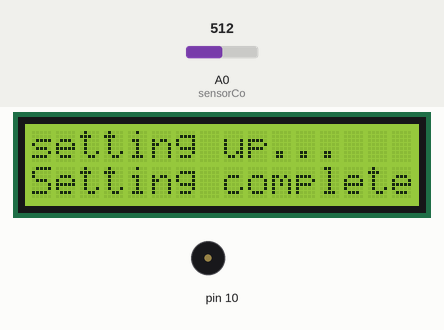
A sketch run on a simulated Arduino Uno, built with avr-gcc and run on an emulated ATmega328P. On the bench: 16×2 character LCD, buzzer (waves = sounding). The test bench sets the inputs (shaded band); at power-on: A0 (sensorCo) = 512. Storage starts empty; what the sketch prints to the serial monitor is not drawn.

Above: at 1.2 s.
At 3.8 s:
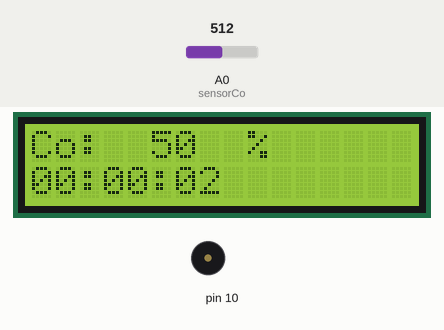
3.9 s: A0 (sensorCo) set to 716
At 5.5 s:
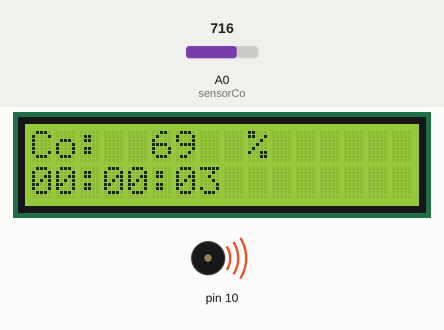
8.0 s: A0 (sensorCo) set to 900
At 9.6 s:
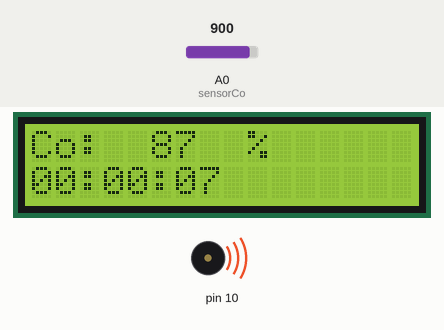
11.3 s: A0 (sensorCo) set to 1023
At 12.7 s:
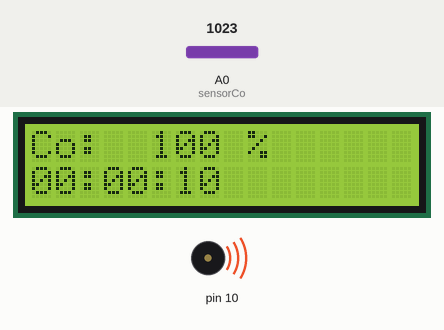
Timing chart, 0 to 14.3 s (numbered marks = the images above; inputs shaded):
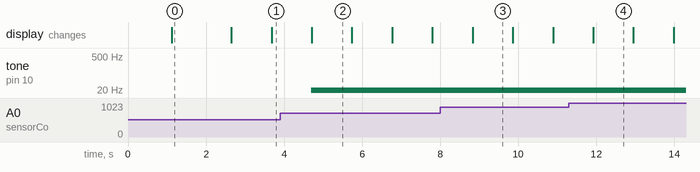

The sketch:

main.ino
```cpp
#include <LiquidCrystal_I2C.h>
#include <SPI.h>
#include <SD.h>

LiquidCrystal_I2C lcd = LiquidCrystal_I2C(0x27, 16, 2);
File myFile;

#define sensorCo A0

int readCo;
int mapCo;

int det = 0;
int men = 0;
int jam = 0;

String myClock;
String sdet = "00";
String smen = "00";
String sjam = "00";

void setup() {
    Serial.begin(9600);
    lcd.init();
    lcd.backlight();
    lcd.clear();

    lcd.setCursor(0,0);
    lcd.print("setting up...");
    delay(1000);
    if (!SD.begin(4)){
      lcd.setCursor(0,1);
      lcd.print("SD card failed");
      while (1);
    }
    lcd.setCursor(0,1);
    lcd.print("Setting complete");
    delay(1500);
    lcd.clear();
}

void loop() {
    readCo = analogRead(sensorCo);
    mapCo = map(readCo, 0,1023,0,100);
    runClock();
    lcdPrint();

    if (mapCo >= 60){
      tone(10, 10);
      digitalWrite(9, HIGH);
    } else {
      noTone(10);
      digitalWrite(9, LOW);
    }

    myFile = SD.open("mydata.txt", FILE_WRITE);
    myFile.print(myClock);
    myFile.print("\t");
    myFile.print(mapCo);
    myFile.println(" %");
    myFile.close();

    Serial.print(myClock);
    Serial.print("\t");
    Serial.print(mapCo);
    Serial.println(" %");

    delay(1000);
}

void runClock(){
    det++;

    if (det == 60){
      det = 0;
      men++;
    }

    if (men == 60){
      det = 0;
      men = 0;
      jam++;
    }


    if (det <= 9){
      sdet = "0" + String(det);
    } else {
      sdet = String(det);
    }

    if (men <= 9){
      smen = "0" + String(men);
    } else {
      smen = String(men);
    }

    if (jam <= 9){
      sjam = "0" + String(jam);
    } else {
      sjam = String(jam);
    }
    myClock = sjam + ":" + smen + ":" + sdet;
}

void lcdPrint(){
    lcd.setCursor(0,0);
    lcd.print("Co: ");

    if (mapCo <= 9){
        lcd.setCursor(5,0);
        lcd.print(" ");
        lcd.setCursor(6,0);
        lcd.print(mapCo);
    } else {
        lcd.setCursor(5,0);
        lcd.print(mapCo);
    }
    lcd.setCursor(8,0);
    lcd.print(" %");

    lcd.setCursor(0,1);
    lcd.print(myClock);
}
```

Measured:
- after the input at 3.9 s, tone on pin 10: silent → 10 Hz after 0.80 s
- what the display in image 0 shows lasts 1.5 s, from 1.1 s to 2.6 s
- what the display in image 2 shows lasts 1.0 s, from 4.7 s to 5.7 s
